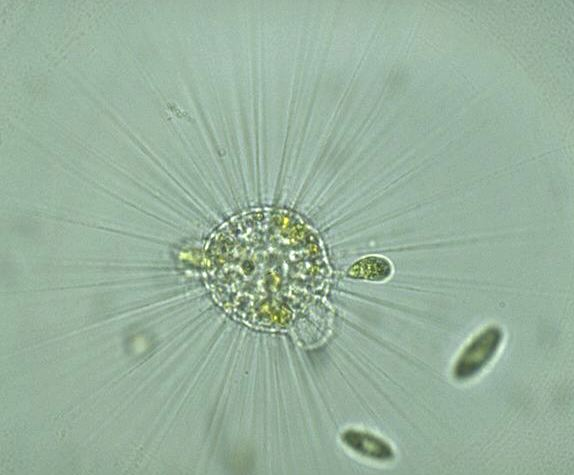
#> input picture test_data/EMDS5-g01-40.png, 574 x 475 px
$ python -i contour_detection.py   (imports and definitions only)
#> lines starting #> are read from the running program, lines starting #| are printed output that depends on the picture; after the words box and inside, x2 and y2 are one past the last pixel; in counts of white or black regions, pixels touching at a corner belong together
import cv2
import numpy as np
import matplotlib.pyplot as plt
# Function for detecting contours in an image
def contour_detection(img_path):
    # Read the image
#DIP4

#> called with img_path = 'test_data/EMDS5-g01-40.png'
    img = cv2.imread(img_path)
#> img is the input picture: shape (475, 574, 3); mean B, G, R 157.9, 177.5, 152.2

    # Convert the image to grayscale
    gray = cv2.cvtColor(img, cv2.COLOR_BGR2GRAY)
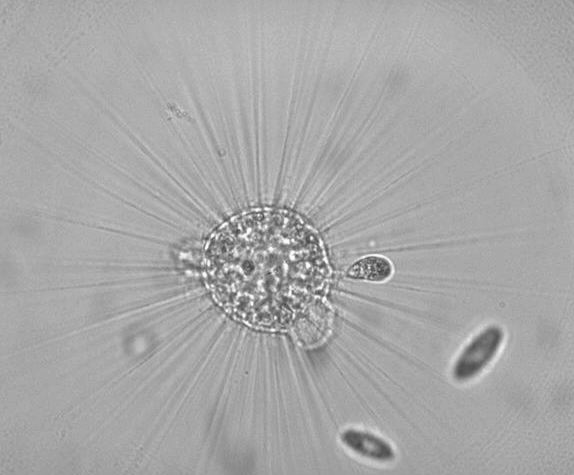
#> gray: shape (475, 574); min 62, max 252, mean 167.7

    # Apply a threshold to convert the image to binary
    ret, thresh = cv2.threshold(gray, 127, 255, cv2.THRESH_BINARY)
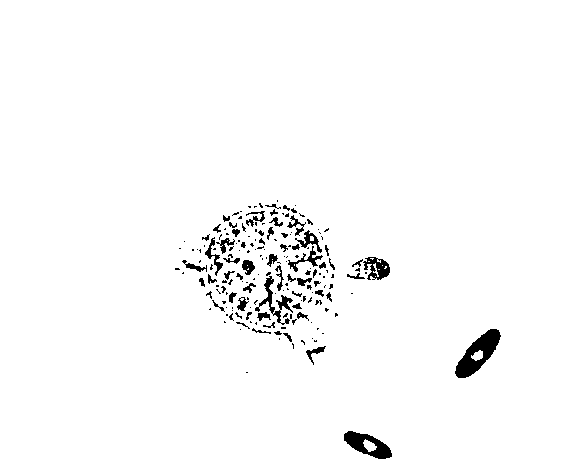
#> thresh: shape (475, 574); 97.7% white; 184 black regions (121 under 20 px)

    # Find contours in the binary image
    contours, _ = cv2.findContours(thresh, cv2.RETR_TREE, cv2.CHAIN_APPROX_SIMPLE)
#> contours = 241 contours, 157 with area under 20; largest, box (x1, y1, x2, y2) and area: (0, 0, 574, 475) 271602, (454, 328, 502, 379) 1164, (343, 430, 393, 460) 834, (362, 256, 391, 281) 462, (287, 245, 324, 273) 277

    # Create a canvas filled with white color
    canvas = 255 * np.ones_like(img)

    # Draw contours on the canvas with black color
    cv2.drawContours(canvas, contours, -1, (0, 0, 0), 3)
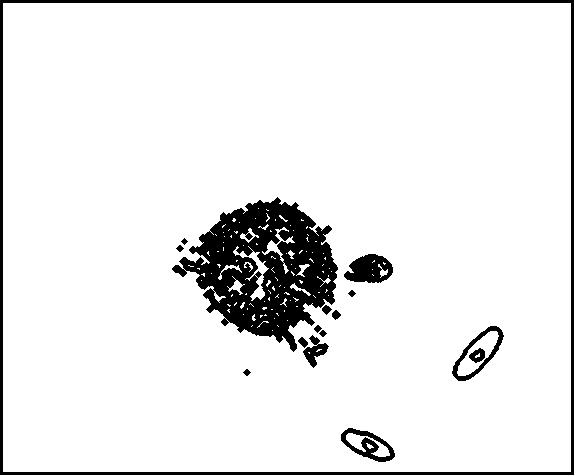
#> canvas: shape (475, 574, 3); 91.8% white; 16 black regions, largest, box (x1, y1, x2, y2) and area: (172, 197, 338, 352) 13032, (0, 0, 574, 475) 6258, (344, 254, 393, 283) 970

    # Invert the canvas to get black contours on a white background
    contour = cv2.bitwise_not(canvas)

    # Return the image with detected contours
    return contour

>>> result = contour_detection('test_data/EMDS5-g01-40.png')
